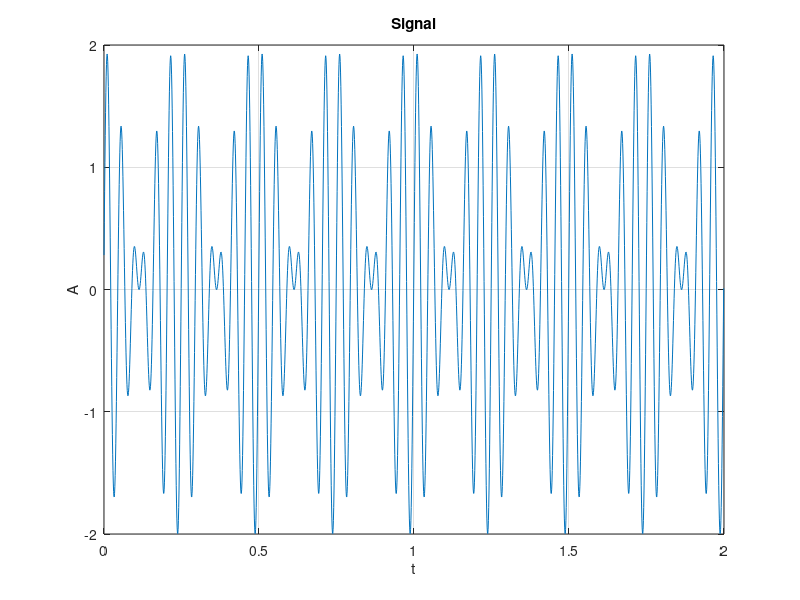
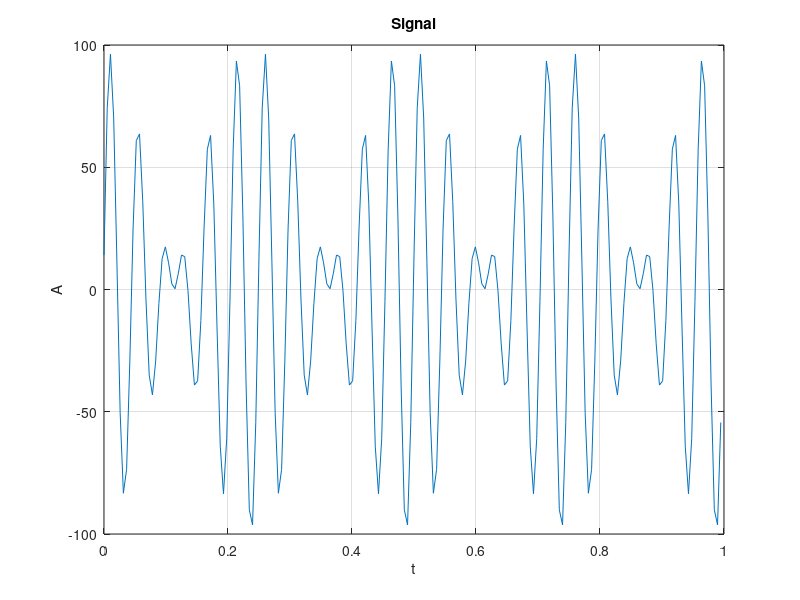
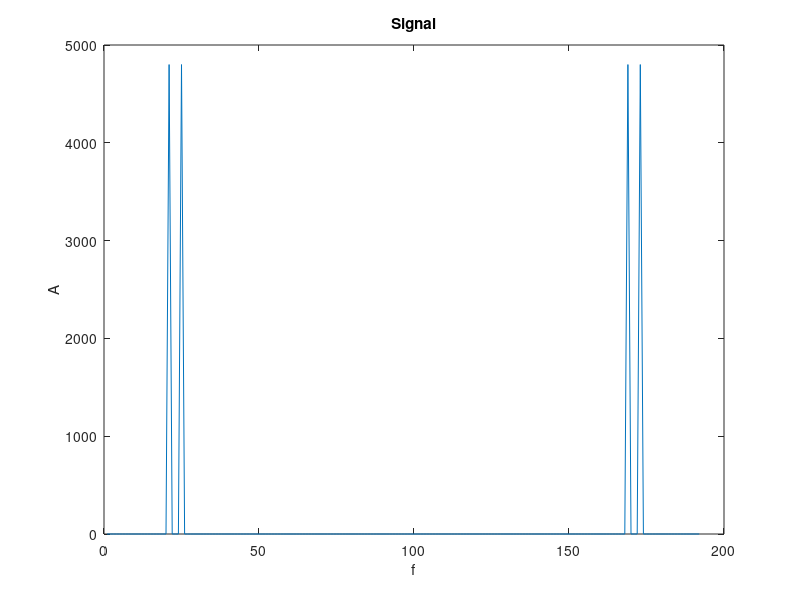
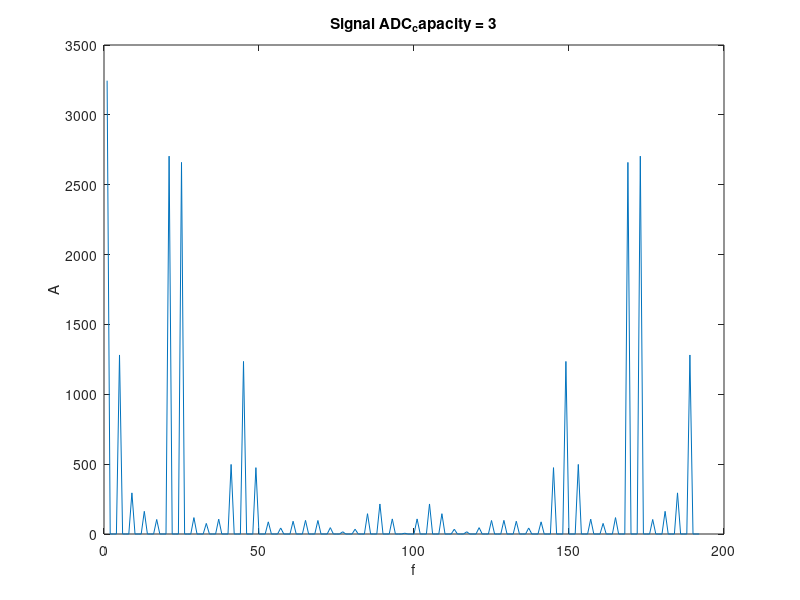

The MATLAB script that drew these images, in order:

%variables
step = 0.001;
t = 0:step:2-step;
f = 4;

%signal
y = sin(12*pi*f*t+pi/11) + sin(10*pi*f*t);

%create and show plot
figure;
plot(t, y);
xlabel('t') 
ylabel('A')
title('Signal')
grid on

%digitization
Fs = 48 * 4;
t = 0:1/Fs:1-(1/Fs);

samples = zeros(1, length(t));

for k = 1:length(t)
    samples(k) = 50 * (sin(12*pi*f*t(k)+pi/11) + sin(10*pi*f*t(k)));
end

%DFT
F = fft(samples); 

%create plot with samples

figure;
plot(t, samples);
xlabel('t') 
ylabel('A')
title('Signal')

grid on

%create spectrum plot with samples
figure;
plot(abs(F));
xlabel('f') 
ylabel('A')
title('Signal')

%Test ADC capacity
for ADC_capacity = 3:6
    max_value = 2^ADC_capacity - 1;
    
    samples = zeros(1, length(t));
    
    for k = 1:length(t)
        tmp = 50 * (sin(12*pi*f*t(k)+pi/11) + sin(10*pi*f*t(k)));
        if tmp > max_value
            samples(k) = max_value;
        else
            samples(k) = tmp;
        end
    end

    F = fft(samples);

    figure;
    plot(abs(F));
    xlabel('f'); 
    ylabel('A');
    label = sprintf("Signal ADC_capacity = %d", ADC_capacity);
    title(label);
end





